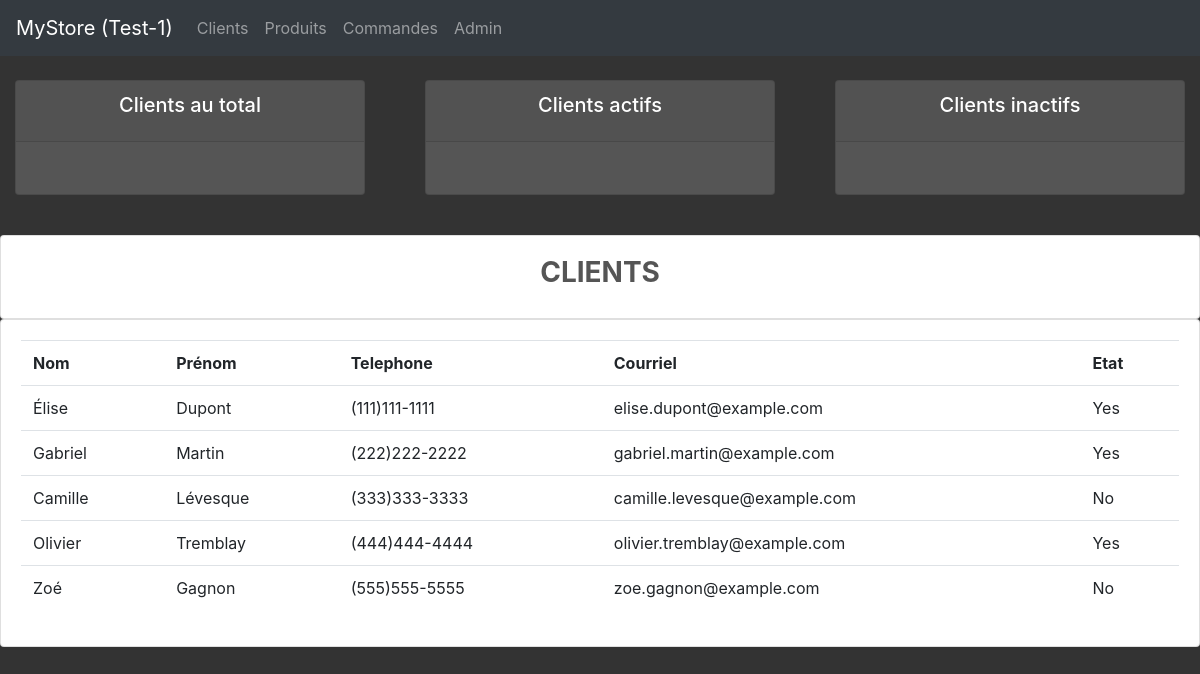
Screenshot of /customer/ with the database file from the repository.
### crm/models.py (models this page shows, shortened)
class Customer(models.Model):
    fname = models.CharField(max_length=30, null=True)
    lname = models.CharField(max_length=30, null=True)
    phone = models.CharField(max_length=15, null=True)
    email = models.EmailField(max_length=30, default="customer@.com")
    status = models.BooleanField(null=True)
    date_created = models.DateTimeField(auto_now_add=True, null=True)

### crm/views.py (the view)
# urls.py: path('customer/', views.customers, name='customer'),
def customers(request):
    customers = Customer.objects.all()
    return render(request, 'crm/customers.html', {'customer':customers})

### crm/templates/crm/customers.html (shortened to what this page needs)
{% extends 'crm/base.html' %}
{% block content %}
{% include 'crm/cust_summary.html' %}
<br>
<div class="row">
    <div class="col-md">
        <div class="card card-body">
            <h3>CLIENTS</h3>
        </div>
        <div class="card card-body">
             <table class="table">
                <tr>
                    <th>Nom</th>
                    <th>Prénom</th>
                    <th>Telephone</th>
                    <th>Courriel</th>
                    <th>Etat</th>
                </tr>
                {% for i in customer %}
                <tr>
                    <td>{{i.fname}}</td>
                    <td>{{i.lname}}</td>
                    <td>{{i.phone}}</td>
                    <td>{{i.email}}</td>
                    <td>{{i.status|yesno:"Yes,No"|title}}</td>
                </tr>
                {% endfor %}
            </table>
        </div>
    </div>
</div>
{% endblock %}

### crm/static/crm/main.css (style rules this page uses)
body { background-color: #333; color: #fff; }
h3 { color: #555; font-weight: bold; text-align: center; }

### rows the page displays
Customer: fname "Élise", lname "Dupont", phone "(111)111-1111", email "elise.dupont@example.com", status "Yes"
Customer: fname "Gabriel", lname "Martin", phone "(222)222-2222", email "gabriel.martin@example.com", status "Yes"
Customer: fname "Camille", lname "Lévesque", phone "(333)333-3333", email "camille.levesque@example.com", status "No"
Customer: fname "Olivier", lname "Tremblay", phone "(444)444-4444", email "olivier.tremblay@example.com", status "Yes"
Customer: fname "Zoé", lname "Gagnon", phone "(555)555-5555", email "zoe.gagnon@example.com", status "No"
